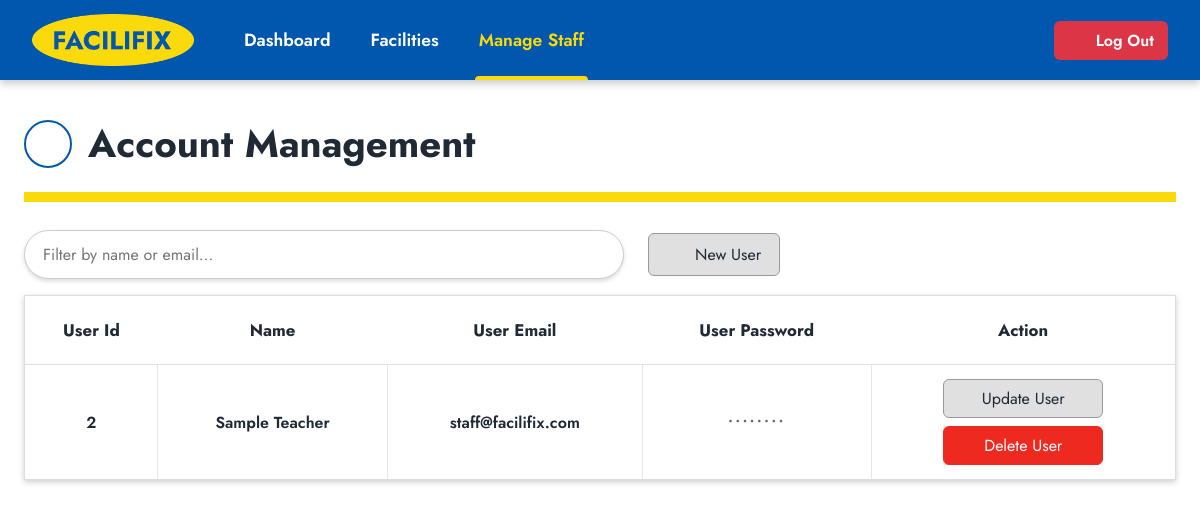
/manage_staff.php (signed in), run on the app's committed database.
### tables this page shows
CREATE TABLE `users` (
  `id` int(11) NOT NULL,
  `name` varchar(100) NOT NULL,
  `email` varchar(100) NOT NULL,
  `password` varchar(255) NOT NULL,
  `role` enum('Admin','Staff') NOT NULL DEFAULT 'Staff',
  `created_at` timestamp NOT NULL DEFAULT current_timestamp()
);

### manage_staff.php (the view, shortened to what this page needs)
<?php
include 'db.php';
include 'partials.php';
$result = $conn->query("SELECT id, name, email FROM users WHERE role <> 'Admin' ORDER BY id DESC");
$staff = [];
while ($result && ($row = $result->fetch_assoc())) {
    $staff[] = $row;
}
?>
<!DOCTYPE html>
<html lang="en">
<head>
    <link href="base.css" rel="stylesheet">
    <link href="facilities.css" rel="stylesheet">
    <link href="room.css" rel="stylesheet">
    <link href="modal.css" rel="stylesheet">
</head>
<body>
    <main class="page">
        <div class="page-head">
            <h1>Account Management</h1>
        </div>
        <hr class="page-divider">
        <div class="toolbar">
            <div class="search-box">
                <input type="text" id="staffSearch" placeholder="Filter by name or email..." autocomplete="off" aria-label="Filter users">
            </div>
            <a href="staff_form.php" class="btn btn-gray">
                <?php echo icon($icons['plus']); ?> New User
            </a>
        </div>
        <div class="table-wrap">
            <table class="equipment-table staff-table">
                <thead>
                    <tr>
                        <th>User Id</th>
                        <th>Name</th>
                        <th>User Email</th>
                        <th>User Password</th>
                        <th>Action</th>
                    </tr>
                </thead>
                <tbody>
                    <?php foreach ($staff as $user): ?>
                        <tr class="eq-row" data-search="<?php echo htmlspecialchars(strtolower($user['id'] . ' ' . $user['name'] . ' ' . $user['email'])); ?>">
                            <td><?php echo (int)$user['id']; ?></td>
                            <td><?php echo htmlspecialchars($user['name']); ?></td>
                            <td class="staff-email"><?php echo htmlspecialchars($user['email']); ?></td>
                            <td><span class="pw-mask" title="Passwords are stored securely and cannot be shown">••••••••</span></td>
                            <td>
                                <div class="row-actions">
                                    <a href="staff_form.php?id=<?php echo (int)$user['id']; ?>" class="btn btn-gray btn-block">Update User</a>
                                    <form method="POST" action="delete_staff.php">
                                        <button type="submit" class="btn btn-red btn-block"
                                                data-confirm-title="Delete this user?"
                                                data-confirm="Delete the account &quot;<?php echo htmlspecialchars($user['email']); ?>&quot;? They will no longer be able to log in, and the reports they submitted will be deleted too. This cannot be undone."
                                                data-confirm-ok="Delete User">Delete User</button>
                                    </form>
                                </div>
                            </td>
                        </tr>
                    <?php endforeach; ?>
                </tbody>
            </table>
        </div>
    </main>
</body>
</html>

### base.css (style rules this page uses)
:root { --blue: #0057AD; --blue-dark: #004a94; --blue-darker: #003f7d; --yellow: #FBDA0C; --ink: #202a35; --topbar-h: 80px; }
* { margin: 0; padding: 0; box-sizing: border-box; }
body { font-family: 'Jost', sans-serif; color: var(--ink); background: #fff; min-height: 100vh; }
.page { width: min(100% - 48px, 1200px); margin: 0 auto; padding: 40px 0 64px; }
.page-head { display: flex; align-items: center; gap: 16px; margin-bottom: 24px; }
.page-head h1 { font-size: 2.4rem; font-weight: 700; line-height: 1.1; }
.page-divider { width: 100%; height: 10px; margin: 0 0 28px; background: var(--yellow); border: 0; }
.btn { display: inline-flex; align-items: center; justify-content: center; gap: 8px; padding: 9px 18px; font: inherit; text-decoration: none; border: 1px solid transparent; border-radius: 6px; cursor: pointer; transition: background 140ms ease, border-color 140ms ease, transform 140ms ease; }
.btn-gray { color: var(--ink); background: #e0e0e0; border-color: #999; }
.btn-red { color: #fff; background: #ee2a20; border-color: #ee2a20; }
.btn-block { width: 100%; }

### facilities.css (style rules this page uses)
.toolbar { display: flex; align-items: center; flex-wrap: wrap; gap: 16px 24px; margin-bottom: 16px; }
.search-box { position: relative; flex: 1 1 320px; max-width: 600px; }
.search-box input { width: 100%; padding: 12px 46px 12px 18px; font: inherit; border: 1px solid #ccc; border-radius: 999px; box-shadow: 0 2px 4px rgba(0, 0, 0, 0.15); }

### room.css (style rules this page uses)
.table-wrap { overflow-x: auto; background: #fff; border: 1px solid #ddd; box-shadow: 0 2px 6px rgba(0, 0, 0, 0.2); }
.equipment-table { width: 100%; min-width: 860px; border-collapse: collapse; }
.equipment-table th { padding: 22px 12px; font-size: 1.05rem; font-weight: 700; text-align: center; border-bottom: 1px solid #ddd; }
.equipment-table td { padding: 14px 12px; text-align: center; font-weight: 600; vertical-align: middle; border-top: 1px solid #e6e6e6; border-left: 1px solid #e6e6e6; }
.equipment-table td:first-child { border-left: 0; }
.row-actions { display: flex; flex-direction: column; gap: 8px; width: 160px; margin: 0 auto; }
.row-actions form { margin: 0; }
.row-actions .btn { padding: 7px 12px; font-weight: 400; }
.staff-table { min-width: 760px; }
.staff-table td.staff-email { overflow-wrap: anywhere; }
.pw-mask { letter-spacing: 0.15em; color: #666; cursor: help; }

### data on the page
users: id "2", name "Sample Teacher", email "staff@facilifix.com"

### other printed values
$link[1] "Dashboard"
$link[1] "Facilities"
$link[1] "Manage Staff"
